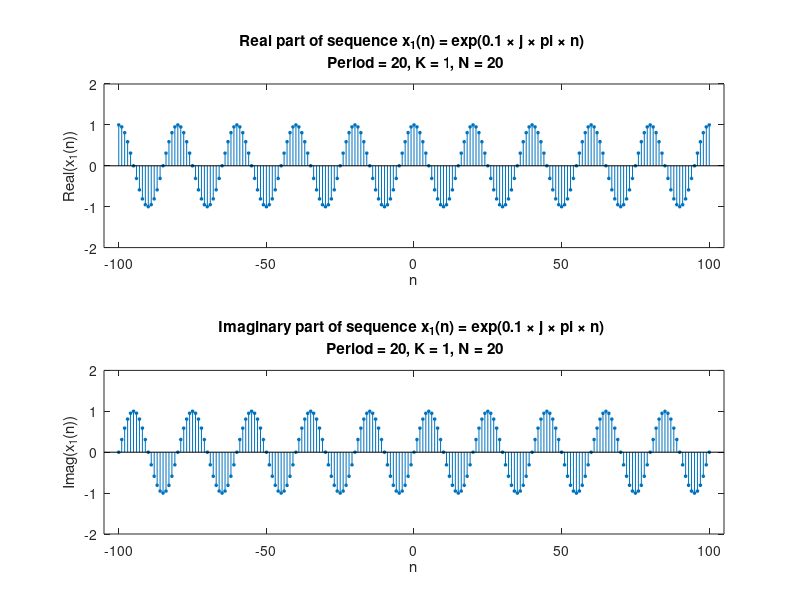

Write MATLAB code to recreate this figure.
% x1(n) = e^{0.1*j*pi*n} -100 <=n <=100

% Define n
n1 = [-100:100] ; % <=

% Define x
x1 = exp(0.1*1j*pi*n1); % <=

% Generate subplot window. 2 plots in one window.
% Set the configuration to plot at the first window.
   subplot(2,1,1); % <=

% Plot real part using the stem function
   Hs1 = stem(n1 ,real(x1) ,'filled','markersize',2); % <=

% figure configurations (no need to modify)
axis([min(n1)-5,max(n1)+5,min(real(x1))-1,max(real(x1))+1]);
xlabel('n'); ylabel('Real(x_1(n))');
title(['Real part of sequence x_1(n) = ' ...
       'exp(0.1 \times j \times pi \times n) ' char(10) ...
       ' Period = 20, K = 1, N = 20']);

% Generate subplot window. 2 plots in one window.
% Set the configuration to plot at the second window.
   subplot(2,1,2); % <=

% Plot imaginary part using the stem function
   Hs2 = stem(n1 ,imag(x1) ,'filled','markersize',2); % <=

% figure configurations (no need to modify)
axis([min(n1)-5,max(n1)+5,min(real(x1))-1,max(real(x1))+1]);
xlabel('n'); ylabel('Imag(x_1(n))');
title(['Imaginary part of sequence x_1(n) = ' ...
       'exp(0.1 \times j \times pi \times n) ' char(10) ...
       ' Period = 20, K = 1, N = 20']);
